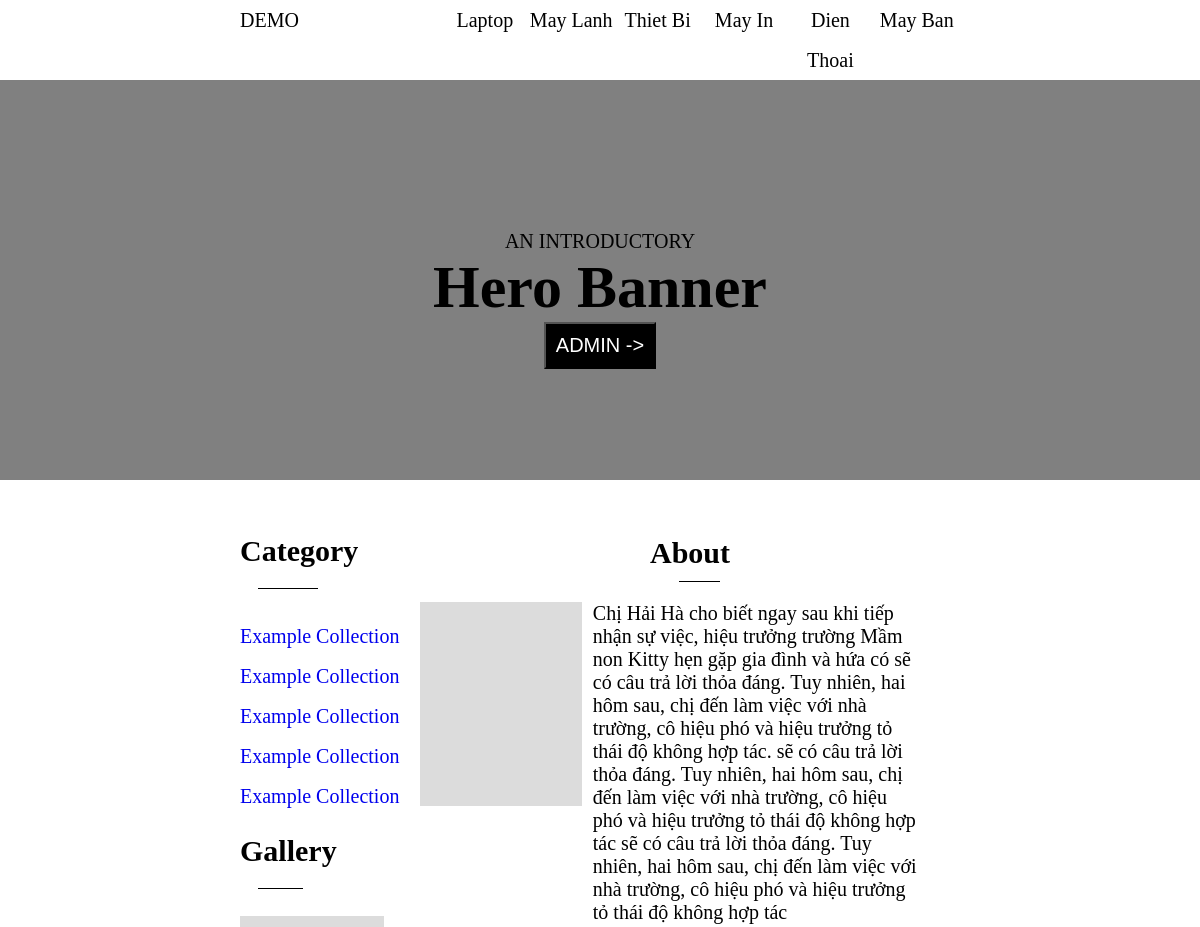
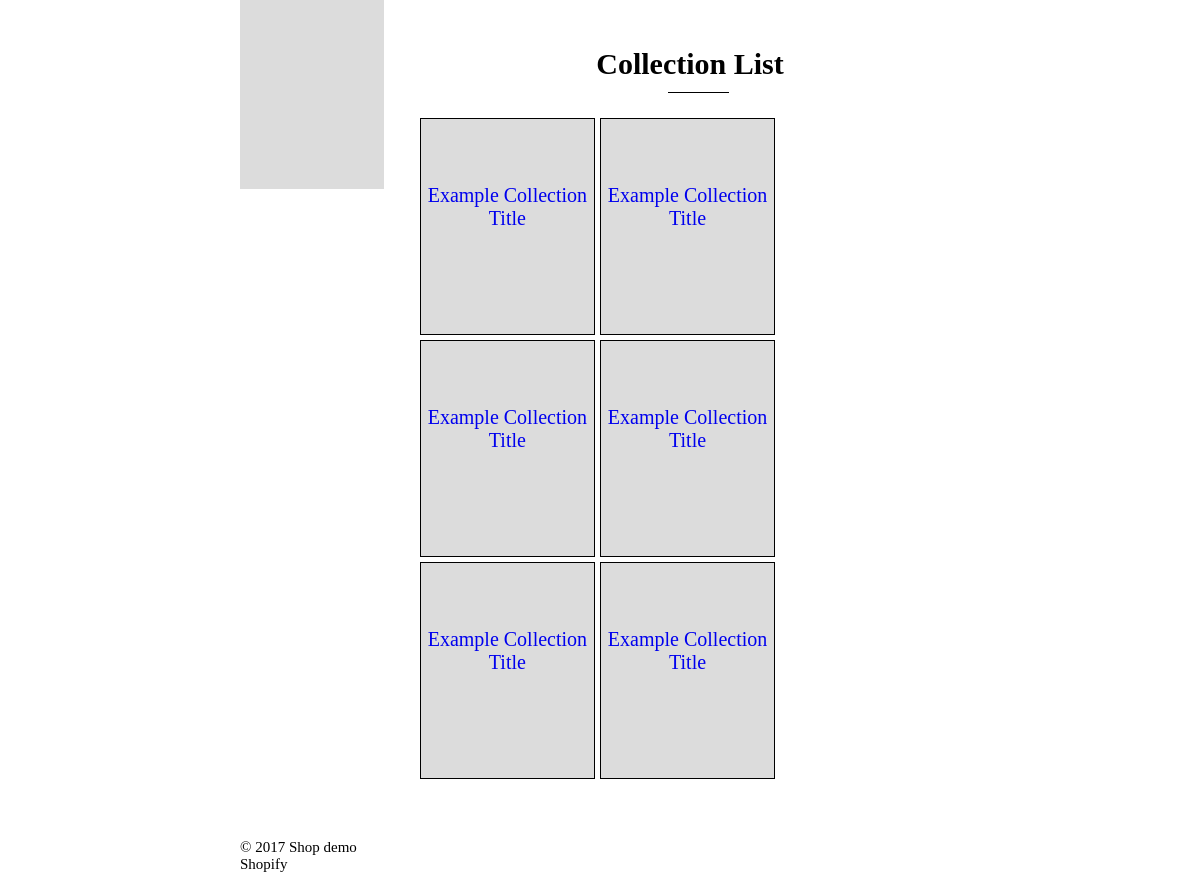
The page / on the database its author committed (2 pictures, top to bottom).
### tables this page shows
CREATE TABLE `Categories` (
  `id` int(6) NOT NULL AUTO_INCREMENT,
  `Category_name` varchar(30) NOT NULL,
  `Category_parent_id` int(6) DEFAULT NULL,
  `Category_left` int(6) DEFAULT NULL,
  `Category_right` int(6) DEFAULT NULL,
  `Category_date` timestamp NOT NULL DEFAULT CURRENT_TIMESTAMP ON UPDATE CURRENT_TIMESTAMP,
  PRIMARY KEY (`id`)
);

### connect.php (called while the page is built)
<?php
    Class Connect {
        Public function connectDB(){
            $servername = "localhost";
            $username = "root";
            $password = "l0v3k3n";
            $dbname = "nested";
            $conn = new mysqli($servername, $username, $password, $dbname);
            return $conn;
        }
    }

### model.php (called while the page is built, shortened)
<?php
    require_once('./connect.php');
    Class Nested extends Connect  {
        Public $conn;
        Public function __construct(){
            $this->conn = $this->connectDB();
        }
        Public function selectParent($id = 1){
            $selectParent = "SELECT * FROM Categories WHERE Category_parent_id = '$id' ORDER BY Category_left DESC";
            $result = $this->conn->query($selectParent);
            return $result;
        }
        Public function selectID($id){
            $selectID = 'SELECT * FROM Categories WHERE id = '. $id;
            $result = $this->conn->query($selectID);
            $row = $result->fetch_assoc();
            return $row;
        }
        Public function moveLeft($id,$parent){
            $moveInfo = $this->selectID($id);
            $moveLeft = $moveInfo['Category_left'];
            $moveRight = $moveInfo['Category_right'];
            $move = $moveRight - $moveLeft + 1;
            $sqlReset = "UPDATE Categories SET Category_right = (Category_right - '$moveRight') , Category_left = (Category_left - '$moveLeft') WHERE Category_left BETWEEN '$moveLeft' AND '$moveRight'";
            $this->conn->query($sqlReset);
            $updateright = "UPDATE Categories SET Category_right = (Category_right - '$move') WHERE Category_right > ".$moveRight;
            $this->conn->query($updateright);
            $updateleft = "UPDATE Categories SET Category_left = (Category_left - '$move') WHERE Category_left > ".$moveRight;
            $this->conn->query($updateleft);
            $parentInfo = $this->selectID($parent);
            $parentLeft = $parentInfo['Category_left'];
            $sqlupdateLeft = "UPDATE Categories SET Category_left = (Category_left + '$move') WHERE Category_left > '$parentLeft' AND Category_right > 0";
            $this->conn->query($sqlupdateLeft);
            $sqlupdateright = "UPDATE Categories SET Category_right = (Category_right + '$move') WHERE Category_right > ".$parentLeft;
            $this->conn->query($sqlupdateright);
            $newParent = $parentInfo['id'];
            $newLeft = $parentInfo['Category_left'] + 1;
            $newRight = $parentInfo['Category_left'] + $move;
            $updateParent = "UPDATE Categories SET Category_parent_id = '$newParent', Category_left = '$newLeft', Category_right = '$newRight' WHERE id = ".$id;
            $this->conn->query($updateParent);
            $updateNote = "UPDATE Categories SET Category_right = (Category_right + '$newRight'), Category_left = (Category_left + '$newLeft') WHERE Category_right < 0";
            $this->conn->query($updateNote);
        }
    }

### index.php (the view, shortened to what this page needs)
<?php
	require_once('./model.php');
		$nested = new Nested();
		$id = 7;
		$parent = 3;
		$nested->moveLeft($id,$parent);
?>
<!DOCTYPE html>
<html>
  <head>
    <link rel="stylesheet" href="./css/style.css" />
  </head>
  <body>
 	<nav>
       DEMO
       <ul>
          <?php
            $rows = $nested->selectParent();
            while($row = $rows->fetch_assoc()){
          ?>
            <li><a href="">
               <?php echo $row['Category_name'];?> </a>
            </li>
          <?php
        }
          ?>
       </ul>
    </nav>
    <div class="image">
       <p>AN INTRODUCTORY</p>
       <h1>Hero Banner</h1>
       <button><a href="./admin.php">ADMIN -></a></button>
    </div>
    <section>
       <article class="article-1">
           <h2>Category</h2>
           <ul>
               <li><a href="#">Example Collection</a></li>
               <li><a href="#">Example Collection</a></li>
               <li><a href="#">Example Collection</a></li>
               <li><a href="#">Example Collection</a></li>
               <li><a href="#">Example Collection</a></li>
           </ul>
           <h3>Gallery</h3>
           <div id="gallery">
           </div>
       </article>
       <article class="article-2">
           <h2>About</h2>
           <div id="about-1">
           </div>
           <div id="about-2">
               <p>Chị Hải Hà cho biết ngay sau khi tiếp nhận sự việc,
                   hiệu trưởng trường Mầm non Kitty hẹn gặp gia đình và hứa có
                   sẽ có câu trả lời thỏa đáng. Tuy nhiên, hai hôm sau,
                   chị đến làm việc với nhà trường, cô hiệu phó và hiệu trưởng
                   tỏ thái độ không hợp tác.
                   sẽ có câu trả lời thỏa đáng. Tuy nhiên, hai hôm sau,
                   chị đến làm việc với nhà trường, cô hiệu phó và hiệu trưởng
                   tỏ thái độ không hợp tác
                   sẽ có câu trả lời thỏa đáng. Tuy nhiên, hai hôm sau,
                   chị đến làm việc với nhà trường, cô hiệu phó và hiệu trưởng
                   tỏ thái độ không hợp tác
               </p>
           </div>
           <div class="list">
               <h2>Collection List</h2>
               <div class="sub-list1">
                   <a href="#">Example Collection Title</a>
               </div>
               <div class="sub-list2">
                   <a href="#">Example Collection Title</a>
               </div>
               <div class="sub-list3">
                   <a href="#">Example Collection Title</a>
               </div>
               <div class="sub-list4">
                   <a href="#">Example Collection Title</a>
               </div>
               <div class="sub-list5">
                   <a href="#">Example Collection Title</a>
               </div>
               <div class="sub-list6">
                   <a href="#">Example Collection Title</a>
               </div>
           </div>
       </article>
    </section>
    <footer>
    <p>© 2017 Shop demo</p>
    <p>Shopify</p>
    </footer>
    </body>
</html>

### css/style.css (style rules this page uses)
* { margin: 0; padding: 0; font-size: 20px; text-align: center; }
nav { width:60%; line-height: 40px; color: black; clear:both; padding-left: 20%; padding-right: 20%; text-align: left; }
nav ul { width:80%; float:right; clear:both; }
nav li { display: inline-block; width: 15%; line-height: 40px; position: relative; float: right; }
nav a { text-decoration: none; color: black; display: block; text-align: center; }
.image { width: 100%; background-color: gray; height: 100px; clear: both; padding-top: 150px; padding-bottom: 150px; }
.image>p { font-size: 20px; }
.image>h1 { font-size: 60px; }
.image>button { padding: 10px; text-decoration: none; background-color: black; }
.image a { text-decoration: none; color: white; }
section { width:100%; clear: both; padding-top: 3%; }
.article-1 { padding-left: 20%; width: 15%; float: left; }
.article-1 ul { list-style-type: none; }
.article-1 ul li { width: 100%; line-height: 40px; position: relative; text-align: left; }
.article-1 a { text-decoration: none; text-align: left; }
#gallery { float: left; width: 80%; height: 200px; background-color: gainsboro; }
.article-1>h2 { text-align: left; font-size: 30px; padding-top: 10%; padding-bottom: 15%; }
.article-1>h3 { text-align: left; font-size: 30px; padding-top: 10%; padding-bottom: 15%; }
.article-2 { width: 45%; padding-right: 20%; float: left; }
.article-2>h2 { text-align: center; font-size: 30px; padding-top: 20px; padding-bottom: 20px; }
#about-1 { float: left; width: 20%; height: 150px; padding: 5%; background-color: gainsboro; }
#about-2 { float: left; width: 60%; padding-left: 2%; }
#about-2>p { text-align: left; }
.list>h2 { text-align: center; font-size: 30px; padding-top: 50px; padding-bottom: 20px; }
.sub-list1 , .sub-list2 , .sub-list3 ,.sub-list4 ,.sub-list5 , .sub-list6 { float: left; width: 30%; height: 150px; padding: 12% 1% 0% 1%; background-color: gainsboro; border: 1px solid black; margin: 1% 1% 0% 0%; }
.list a { text-decoration: none; }
footer { margin-top: 5%; float: left; width: 60%; padding-left: 20%; height: 50px; }
footer>p { color: black; font-size: 15px; text-align: left; }
.article-1>h2:after { z-index: 2; content: " "; display: block; padding-top: 7px; padding: 10px; border-bottom: 1px solid black; width: 40px; margin-left: 10%; }
.article-1>h3:after { z-index: 2; content: " "; display: block; padding-top: 7px; padding: 10px; border-bottom: 1px solid black; width: 25px; margin-left: 10%; }
.article-2>h2:after { z-index: 2; content: " "; display: block; padding: 1%; border-bottom: 1px solid black; width: 30px; margin-left: 48%; }
.list>h2:after { z-index: 2; content: " "; display: block; padding: 1%; border-bottom: 1px solid black; width: 50px; margin-left: 46%; }

### rows shown on the page
categories: Category_name "May Ban"
categories: Category_name "Dien Thoai"
categories: Category_name "May In"
categories: Category_name "Thiet Bi"
categories: Category_name "May Lanh"
categories: Category_name "Laptop"
